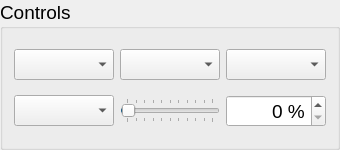
         <widget class="QGroupBox" name="ControlGroupBox">
          <property name="enabled">
           <bool>true</bool>
          </property>
          <property name="sizePolicy">
           <sizepolicy hsizetype="Preferred" vsizetype="Fixed">
            <horstretch>0</horstretch>
            <verstretch>0</verstretch>
           </sizepolicy>
          </property>
          <property name="minimumSize">
           <size>
            <width>0</width>
            <height>150</height>
           </size>
          </property>
          <property name="font">
           <font>
            <pointsize>14</pointsize>
           </font>
          </property>
          <property name="title">
           <string>Controls</string>
          </property>
          <layout class="QGridLayout" name="ControlGridLayout" columnstretch="4,2,2">
           <item row="0" column="0">
            <widget class="QComboBox" name="FilterComboBox">
             <property name="enabled">
              <bool>true</bool>
             </property>
             <property name="font">
              <font>
               <pointsize>14</pointsize>
              </font>
             </property>
            </widget>
           </item>
           <item row="0" column="1">
            <widget class="QComboBox" name="ZoomComboBox">
             <property name="enabled">
              <bool>true</bool>
             </property>
             <property name="font">
              <font>
               <pointsize>14</pointsize>
              </font>
             </property>
            </widget>
           </item>
           <item row="0" column="2">
            <widget class="QComboBox" name="ShutterComboBox">
             <property name="enabled">
              <bool>true</bool>
             </property>
             <property name="font">
              <font>
               <pointsize>14</pointsize>
              </font>
             </property>
            </widget>
           </item>
           <item row="1" column="0" colspan="3">
            <layout class="QHBoxLayout" name="horizontalLayout_4">
             <item>
              <widget class="QComboBox" name="LaserComboBox">
               <property name="enabled">
                <bool>true</bool>
               </property>
               <property name="minimumSize">
                <size>
                 <width>100</width>
                 <height>0</height>
                </size>
               </property>
               <property name="font">
                <font>
                 <pointsize>14</pointsize>
                </font>
               </property>
              </widget>
             </item>
             <item>
              <widget class="QSlider" name="LaserIntensitySlider">
               <property name="font">
                <font>
                 <pointsize>16</pointsize>
                </font>
               </property>
               <property name="autoFillBackground">
                <bool>false</bool>
               </property>
               <property name="maximum">
                <number>100</number>
               </property>
               <property name="pageStep">
                <number>5</number>
               </property>
               <property name="value">
                <number>1</number>
               </property>
               <property name="tracking">
                <bool>false</bool>
               </property>
               <property name="orientation">
                <enum>Qt::Horizontal</enum>
               </property>
               <property name="invertedAppearance">
                <bool>false</bool>
               </property>
               <property name="invertedControls">
                <bool>false</bool>
               </property>
               <property name="tickPosition">
                <enum>QSlider::TicksBothSides</enum>
               </property>
               <property name="tickInterval">
                <number>10</number>
               </property>
              </widget>
             </item>
             <item>
              <widget class="QSpinBox" name="LaserIntensitySpinBox">
               <property name="minimumSize">
                <size>
                 <width>100</width>
                 <height>0</height>
                </size>
               </property>
               <property name="font">
                <font>
                 <pointsize>14</pointsize>
                </font>
               </property>
               <property name="alignment">
                <set>Qt::AlignRight|Qt::AlignTrailing|Qt::AlignVCenter</set>
               </property>
               <property name="suffix">
                <string> %</string>
               </property>
               <property name="maximum">
                <number>100</number>
               </property>
               <property name="value">
                <number>0</number>
               </property>
              </widget>
             </item>
            </layout>
           </item>
          </layout>
         </widget>
